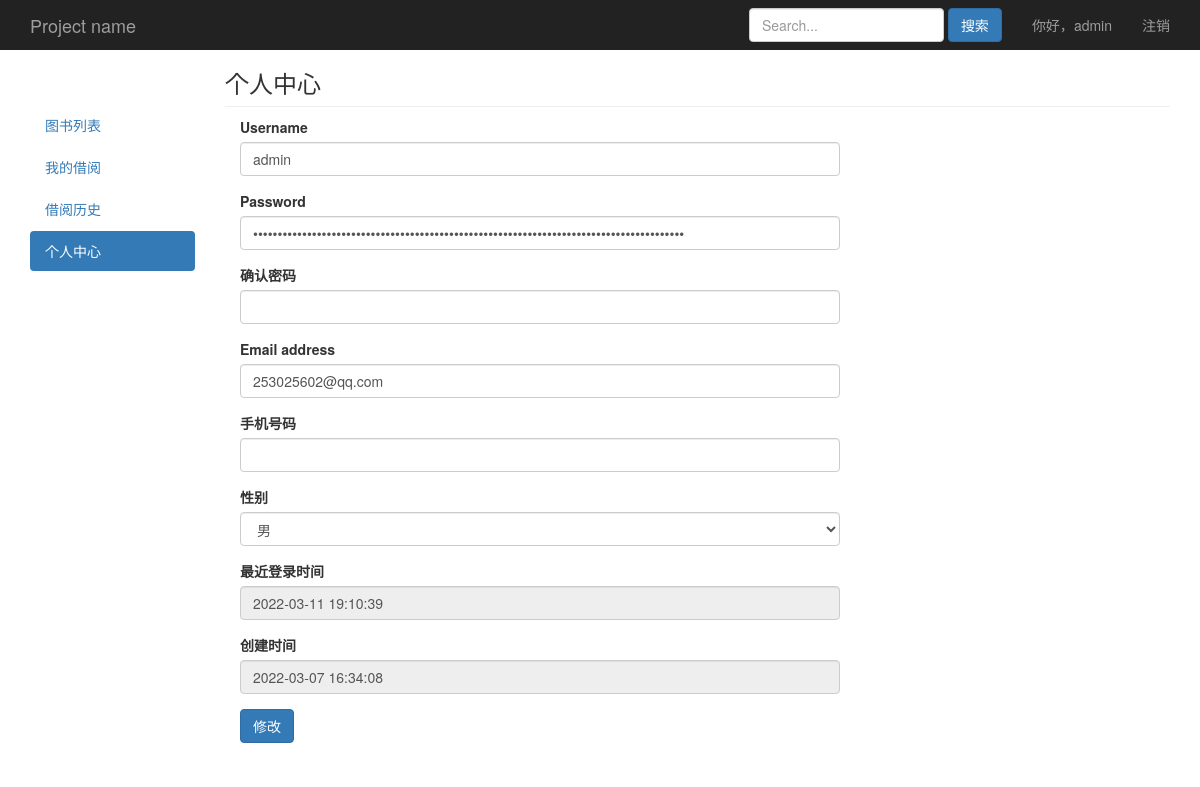
The app's page /book/usercenter/ (signed in), older data.
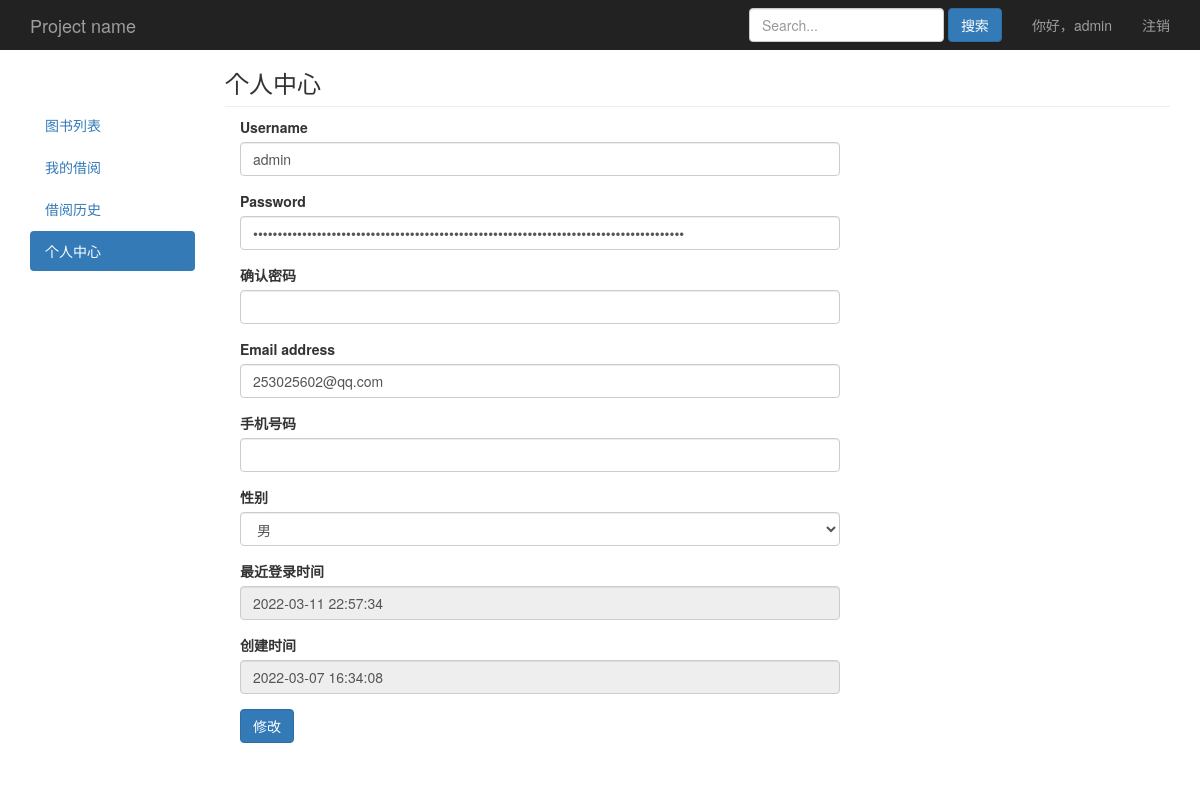
The same page, newer data.
### book/models.py (models this page shows)
class User(AbstractUser):
    choice_gender = (
        ('male','男'),
        ('female','女'),
    )
    gender = models.CharField(max_length=6,choices=choice_gender,default='male',verbose_name='性别')
    mobile = models.IntegerField(null=True,blank=False,verbose_name='手机号码')
    class Meta:
        verbose_name_plural = '用户列表'
    def __str__(self):
        return self.username

### book/views.py (the view)
# urls.py: path('book/usercenter/',views.book_usercenter,name='book_usercenter'),
@login_required
def book_usercenter(request):
	if request.method == 'GET':
		obj_user = User.objects.get(id=request.user.id)
		form = UserinfoModelForm(instance=obj_user)
		return render(request,'book/usercenter.html',{'form':form,'obj_user':obj_user})

### book/myforms.py
class UserinfoModelForm(forms.ModelForm):
    last_login = forms.DateTimeField(label='最近登录时间',disabled=True)
    date_joined = forms.DateTimeField(label='创建时间',disabled=True)
    confirm_password = forms.CharField(widget=forms.PasswordInput(),label='确认密码',help_text='如不修改密码，请留空！')
    class Meta:
        model = User
        fields = ['username','password','confirm_password','email','mobile','gender','last_login','date_joined']
        widgets = {
            'password': forms.PasswordInput(render_value=True),
        }
    def __init__(self,*args,**kwargs):
        super().__init__(*args,**kwargs)
        for field in self.fields.values():
            field.widget.attrs.update({'class':'form-control'})

### book/templates/book/usercenter.html (shortened to what this page needs)
{% extends "book/base.html" %}
{% block nav %}
<ul class="nav nav-pills nav-stacked">
  <li><a href="/">图书列表</a></li>
  <li><a href="/book/myborrow/">我的借阅</a></li>
  <li><a href="/book/borrowrecord/">借阅历史</a></li>
  <li class="active"><a href="/book/usercenter/">个人中心<span class="sr-only">(current)</span></a></li>
</ul>
{% endblock %}
{% block content %}
<h3 class="sub-header">个人中心</h3>
<div class='col-md-8'>
  <form action="" method="post" novalidate>
    {% for field in form %}
    <div class="form-group">
      <label>{{ field.label }}</label> {{ field }}
    </div>
    {% endfor %}
    <div class="form-group">
      <input type="submit" value="修改" class="btn btn-primary">
    </div>
  </form>
</div>
{% endblock %}

### book/templates/book/base.html (shortened to what this page needs)
{% load static %}
<!doctype html>
<html lang="en">
<head>
  <link href="{% static "bootstrap-3.4.1-dist/css/bootstrap.min.css" %}" rel="stylesheet">
  <link href="{% static "css/style.css" %}" rel="stylesheet">
</head>
<body>
  <nav class="navbar navbar-inverse navbar-fixed-top">
    <div class="container">
      <div class="navbar-header">
        <a class="navbar-brand" href="/">Project name</a>
      </div>
      <div id="navbar" class="navbar-collapse collapse">
        <ul class="nav navbar-nav navbar-right">
          <li><a>你好，{{request.user}}</a></li>
          <li><a href="/logout/">注销</a></li>
        </ul>
        <form class="navbar-form navbar-right">
          <input type="text" class="form-control" placeholder="Search...">
          <button type="submit" class="btn btn-primary">搜索</button>
        </form>
      </div>
    </div>
  </nav>
  <div class="container">
    <div class="row">
      <div class="col-md-2">
        <div style="padding-top:55px"></div>
        {% block nav %} {% endblock %}
      </div>
      <div class="col-md-10">
        {% block content %}{% endblock %}
      </div>
    </div>
    <div class="row">
      <div class="col-md-6"></div>
      <div class="col-md-6">
      </div>
    </div>
  </div>
</body>
</html>

### book/static/css/style.css (style rules this page uses)
body { padding-top: 50px; }
.sub-header { padding-bottom: 10px; border-bottom: 1px solid #eee; }
.navbar-fixed-top { border: 0; }

Row changes from the older to the newer data that the page shows:
changed User "admin": last_login "2022-03-11 19:10:39" → "2022-03-11 22:57:34"
